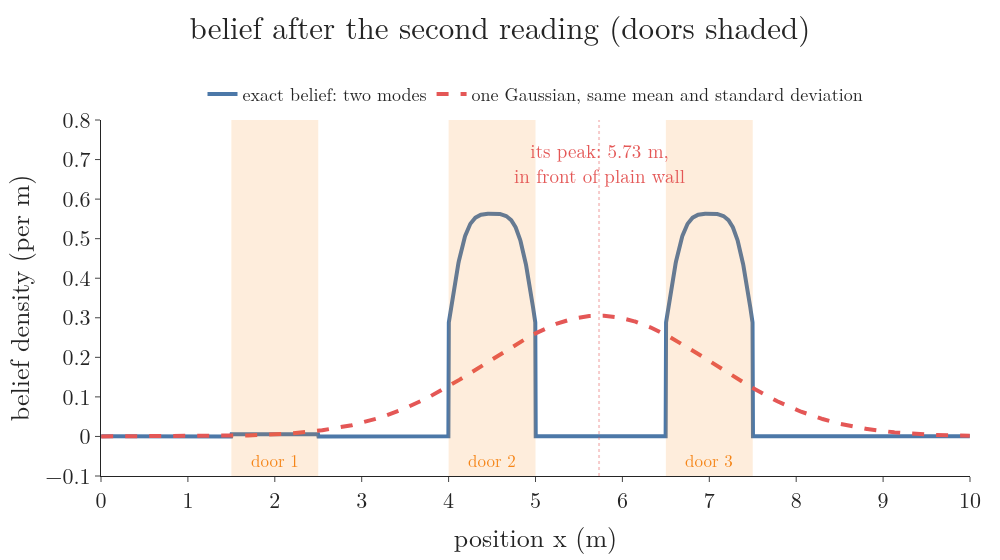

Write Python code to recreate this figure.
"""Why one bell curve cannot hold the belief: the exact belief after the second reading (from a fine grid) has two
bumps, at door 2 and door 3. The single normal curve with the same mean and standard deviation peaks at 5.73 m,
in front of plain wall, where the reading says the robot cannot be.
Run: python gaussian_fails.py -> gaussian_fails.png"""
from pathlib import Path

import numpy as np
import plotly.graph_objects as go
from gifkit import BLUE, FONT, ORANGE, RED
from pfsim import DOORS, grid_belief

here = Path(__file__).parent
xs, _, bels = grid_belief()
dx = xs[1] - xs[0]
bel = bels[1]
m = np.sum(xs * bel) * dx
s = np.sqrt(np.sum((xs - m) ** 2 * bel) * dx)
assert abs(m - 5.73) < 0.01 and abs(s - 1.31) < 0.01, (m, s)
gauss = np.exp(-0.5 * ((xs - m) / s) ** 2) / (s * np.sqrt(2 * np.pi))

fig = go.Figure()
for a, b in DOORS:
    fig.add_vrect(x0=a, x1=b, fillcolor=ORANGE, opacity=0.15, line_width=0)
fig.add_trace(go.Scatter(x=xs, y=bel, mode="lines", line=dict(color=BLUE, width=4), name="exact belief: two modes"))
fig.add_trace(go.Scatter(x=xs, y=gauss, mode="lines", line=dict(color=RED, width=4, dash="dash"),
                         name="one Gaussian, same mean and standard deviation"))
fig.add_vline(x=m, line=dict(color=RED, width=2, dash="dot"))
fig.add_annotation(x=m, y=0.62, text=f"its peak: {m:.2f} m,<br>in front of plain wall", showarrow=False,
                   font=dict(size=19, color=RED), yanchor="bottom")
for c, t in ((2, "door 1"), (4.5, "door 2"), (7, "door 3")):
    fig.add_annotation(x=c, y=-0.06, text=t, showarrow=False, font=dict(size=17, color=ORANGE))
fig.update_layout(template="simple_white", font=FONT, width=1000, height=560, margin=dict(l=80, r=30, t=120, b=70),
                  title=dict(x=0.5, y=0.97, text="belief after the second reading (doors shaded)"),
                  legend=dict(orientation="h", x=0.5, xanchor="center", y=1.02, yanchor="bottom", font=dict(size=18)),
                  xaxis=dict(title="position x (m)", range=[0, 10], dtick=1),
                  yaxis=dict(title="belief density (per m)", range=[-0.1, 0.8]))
fig.write_image(here / "gaussian_fails.png")
